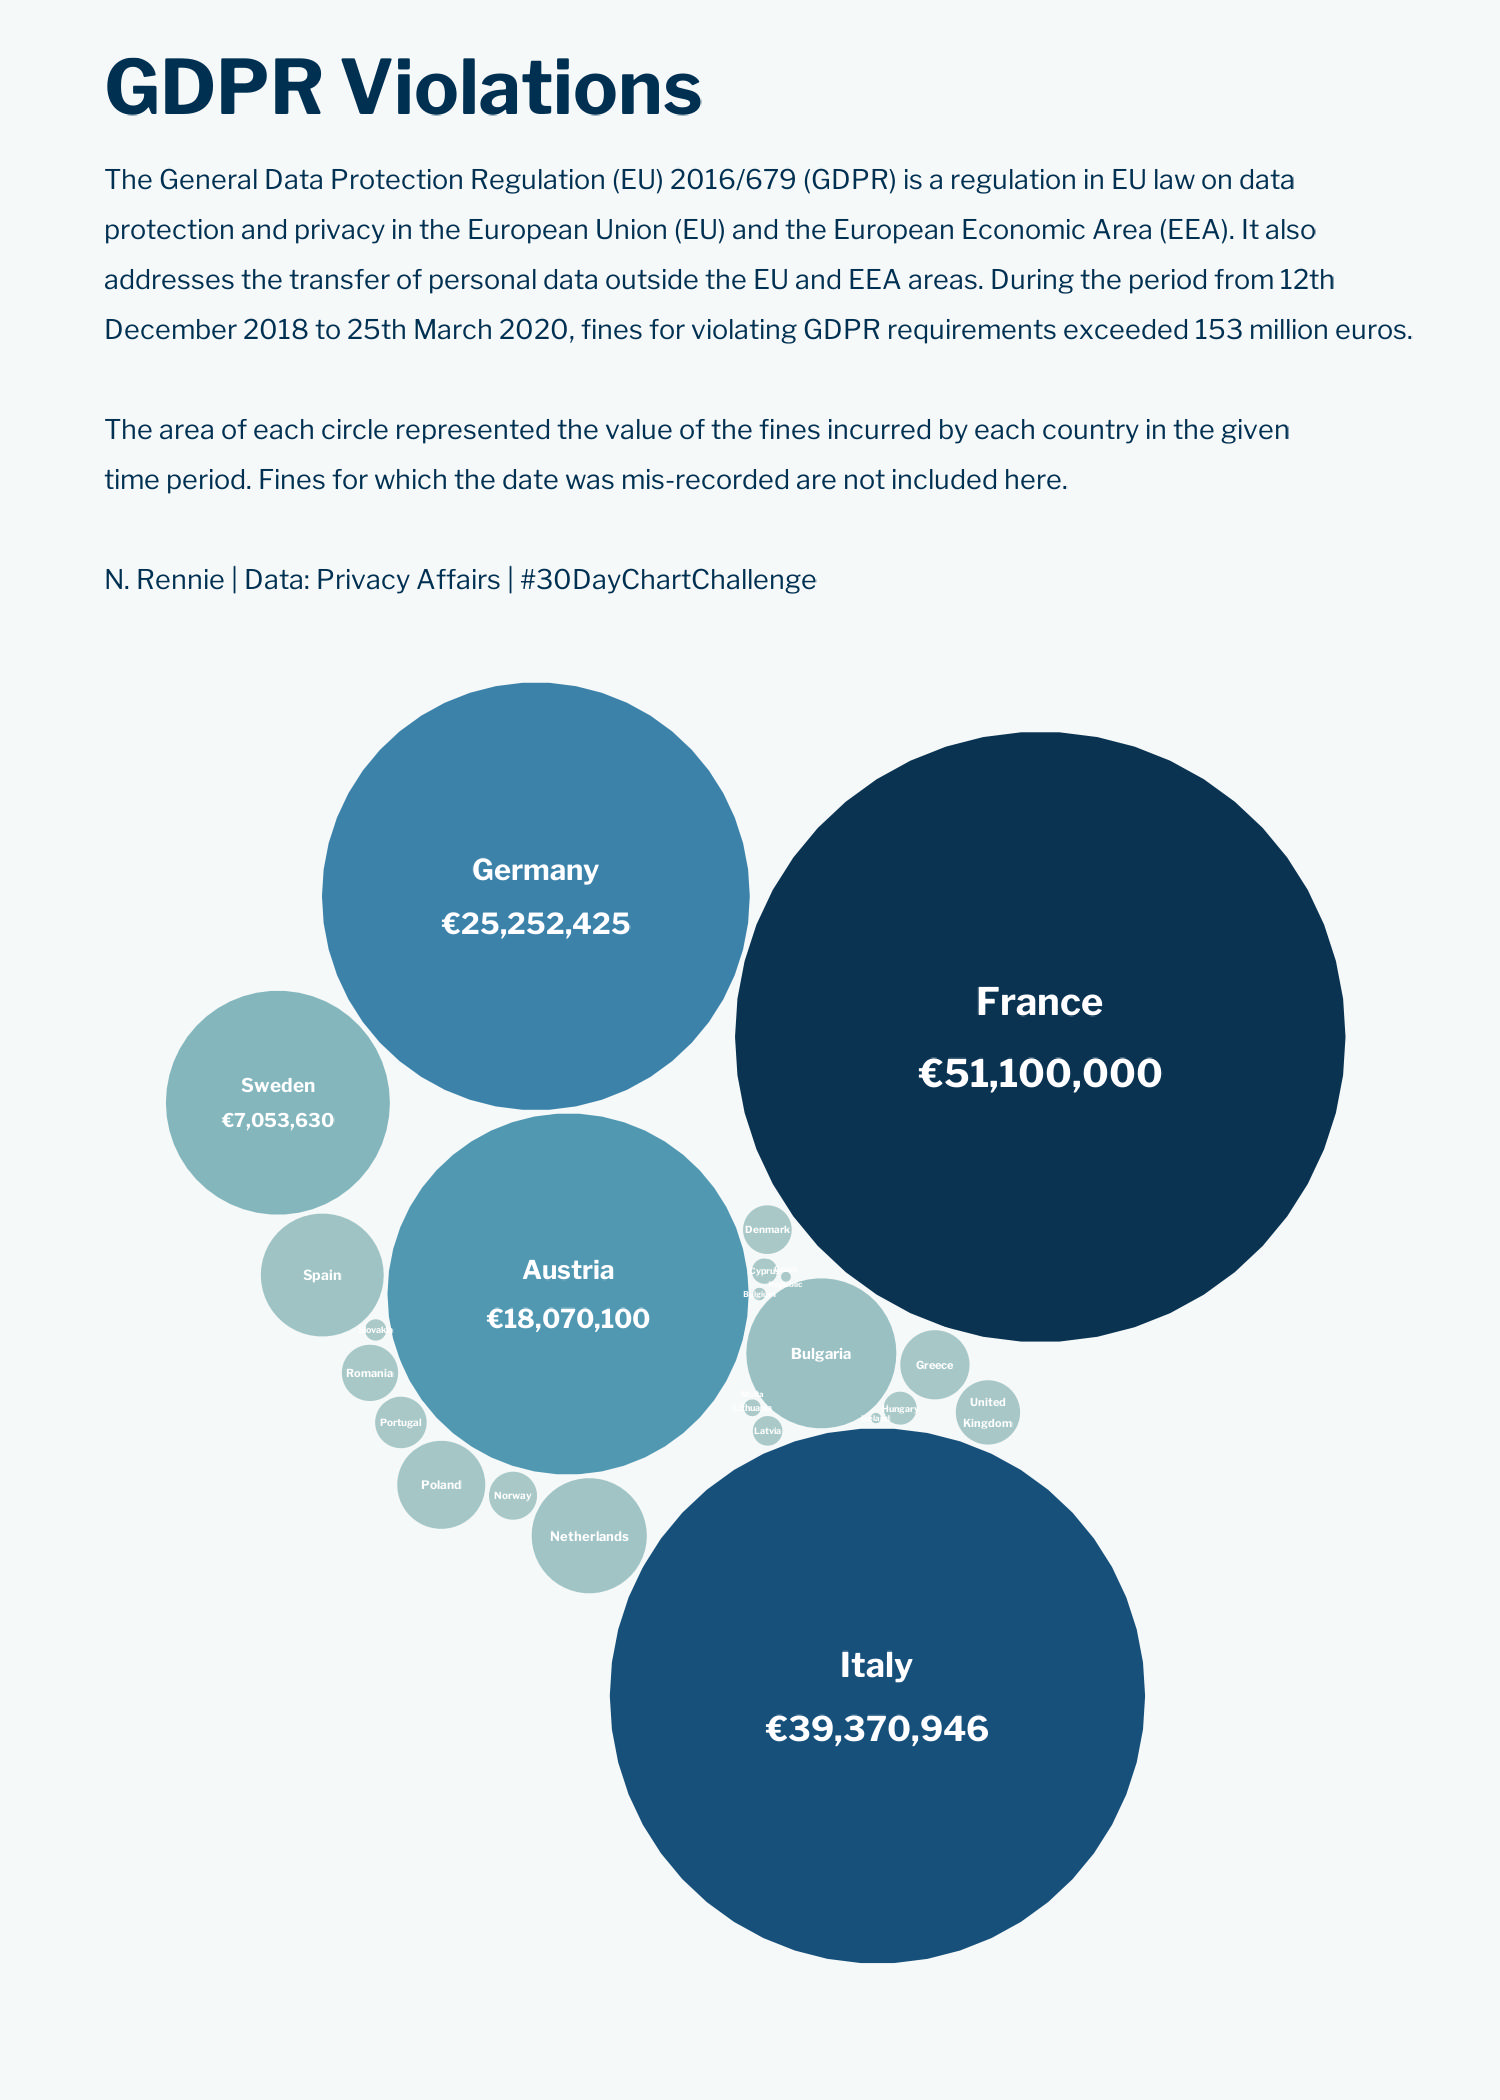

Source code (R):
library(tidyverse)
library(lubridate)
library(packcircles)
library(showtext)
library(usefunc)
library(MetBrewer)

# get data
tuesdata <- tidytuesdayR::tt_load('2020-04-21')
gdpr_violations <- tuesdata$gdpr_violations

#add fonts
font_add_google(name = "Libre Franklin", family = "libre")
showtext_auto()

# prep data
p_data <- gdpr_violations %>%
  filter(date != "01/01/1970") %>%
  mutate(date = mdy(date))
date_range <- range(p_data$date)
plot_data <- p_data %>%
  select(id, name, price) %>%
  group_by(name) %>%
  summarise(n = sum(price)) %>%
  filter(n > 0)
plot_data

label <- character(length = nrow(plot_data))
for (i in 1:nrow(plot_data)){
  if (plot_data$name[i] %in% c("Germany", "Italy", "France", "Sweden", "Austria")){
    label[i] = paste0(plot_data$name[i], "\n", "€", format(plot_data$n[i], big.mark=",", trim=TRUE))
  } else {
    label[i] = plot_data$name[i]
  }
}
plot_data$label <- label

# pack circles
packing <- circleProgressiveLayout(plot_data$n, sizetype='area')
data <- cbind(plot_data, packing)
plot_data_i <- circleLayoutVertices(packing, npoints=50)
plot_data_i$n <- rep(plot_data$n, each=51)

# subtitle
st <- str_wrap_break("The General Data Protection Regulation (EU) 2016/679 (GDPR) is a regulation in EU law on data protection and privacy in the European Union (EU) and the European Economic Area (EEA). It also addresses the transfer of personal data outside the EU and EEA areas. During the period from 12th December 2018 to 25th March 2020, fines for violating GDPR requirements exceeded 153 million euros.\n\nThe area of each circle represented the value of the fines incurred by each country in the given time period. Fines for which the date was mis-recorded are not included here.\n\nN. Rennie | Data: Privacy Affairs | #30DayChartChallenge", 100)

# plot
p <- ggplot() +
  geom_polygon(data = plot_data_i,
               mapping = aes(x, y, group = id, fill=n),
               colour = "#f5f9f9",
               alpha = 1) +
  geom_text(data = data,
            mapping = aes(x, y, size = n, label = str_wrap(label, 6)),
            family="libre",
            colour = "white",
            lineheight = 0.5, fontface = "bold") +
  scale_size_continuous(range = c(2,10)) +
  scale_fill_gradientn(colors=met.brewer("Hokusai2")) +
  coord_fixed() +
  labs(title = "GDPR Violations",
       subtitle = st) +
  theme(panel.background = element_rect(fill = "#f5f9f9", colour="#f5f9f9"),
        plot.background = element_rect(fill = "#f5f9f9", colour="#f5f9f9"),
        plot.subtitle = element_text(colour = "#003051", size=20,
                                     hjust = 0, family="libre",
                                     lineheight = 0.5),
        plot.title = element_text(colour = "#003051", size=56,
                                  face="bold", hjust = 0, family="libre",
                                  margin = margin(b = 10)),
        legend.position="none",
        plot.margin = unit(c(0.5, 0.5, 0.5, 0.5), "cm"), #top, right, bottom, left
        axis.title= element_blank(),
        axis.text = element_blank(),
        axis.ticks = element_blank(),
        panel.grid.major = element_blank(),
        panel.grid.minor = element_blank(),
        panel.spacing = unit(2.5, "lines"))
p

ggsave(p, filename = "2022/viz/day_11.jpg", height = 7, width = 5, unit = "in")
